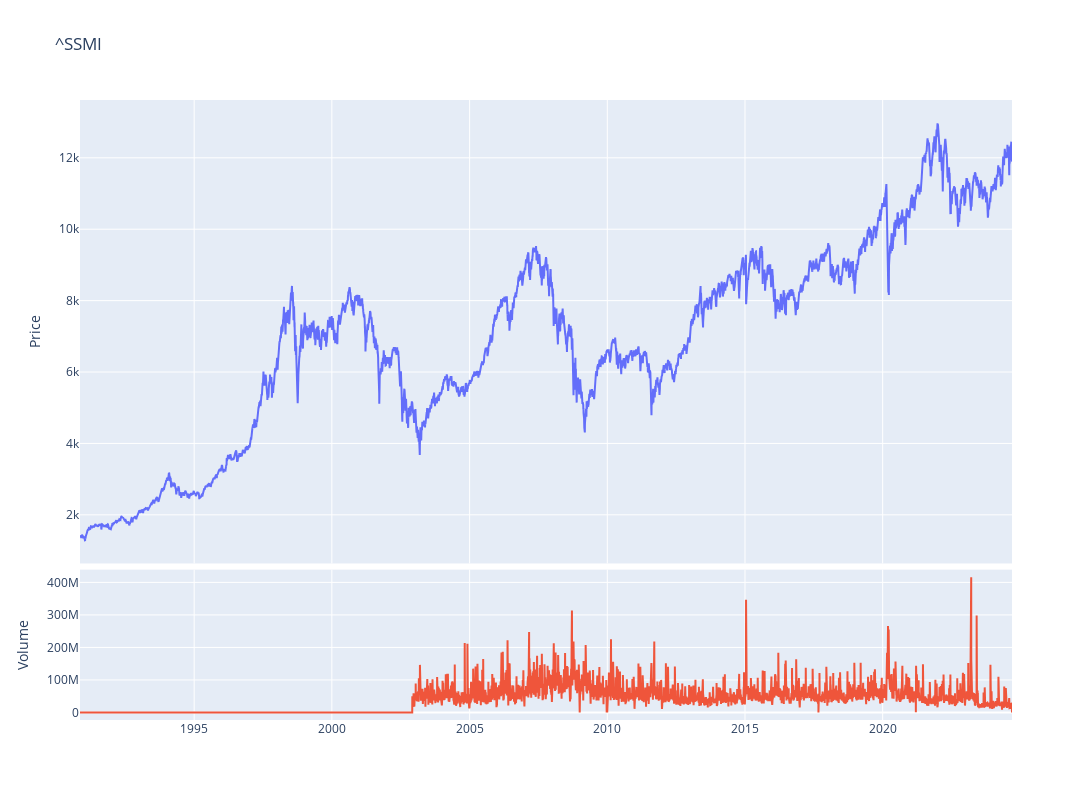

The notebook cell this image was saved under:
### Code cell
fig = make_subplots(rows=4, cols=1,shared_xaxes=True,vertical_spacing=0.01,specs=[[{'rowspan':3,'colspan':1}],[None],[None],[{'rowspan':1,'colspan':1}]])

# Graph (1,1)
fig.add_trace(go.Scatter(x=stock_ticker.index,y=stock_ticker['Adj Close'],mode="lines",name=f"{ticker}"),row=1, col=1)
# Update xaxis properties
fig.update_yaxes(title_text="Price", row=1, col=1)

# Graph (4,1)
fig.add_trace(go.Scatter(x=stock_ticker.index,y=stock_ticker['Volume'],mode="lines",name='Volume'),row=4, col=1)
fig.update_yaxes(title_text="Volume", row=4, col=1)

fig.update_layout(height=800, width=1300,showlegend=False,title=f"{ticker}")

fig.show()

### Figure 1 — Plotly figure (JSON) as saved in the notebook; plotly's stock layout.template omitted (floating-point values rounded to 4 significant figures; data arrays with more than 128 entries replaced by an {"elided": "..."} marker saying what was removed)
{"data": [{"mode": "lines", "name": "^SSMI", "type": "scatter", "x": {"elided": "8500 str values"}, "xaxis": "x", "y": {"elided": "8500 float values"}, "yaxis": "y"}, {"mode": "lines", "name": "Volume", "type": "scatter", "x": {"elided": "8500 str values"}, "xaxis": "x2", "y": {"elided": "8500 int values"}, "yaxis": "y2"}], "layout": {"height": 800, "showlegend": false, "title": {"text": "^SSMI"}, "width": 1300, "xaxis": {"anchor": "y", "domain": [0, 1], "matches": "x2", "showticklabels": false}, "xaxis2": {"anchor": "y2", "domain": [0, 1]}, "yaxis": {"anchor": "x", "domain": [0.2525, 1], "title": {"text": "Price"}}, "yaxis2": {"anchor": "x2", "domain": [0, 0.2425], "title": {"text": "Volume"}}}}
